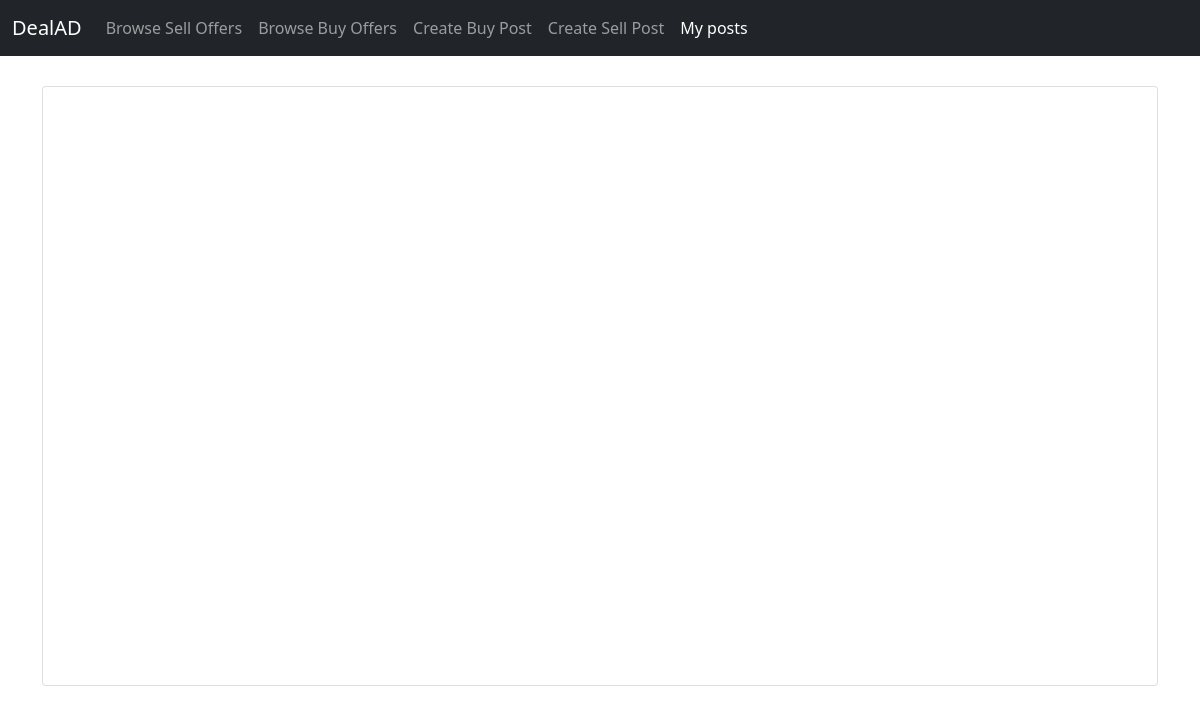
Page /my_posts (signed in) on the earlier database version.
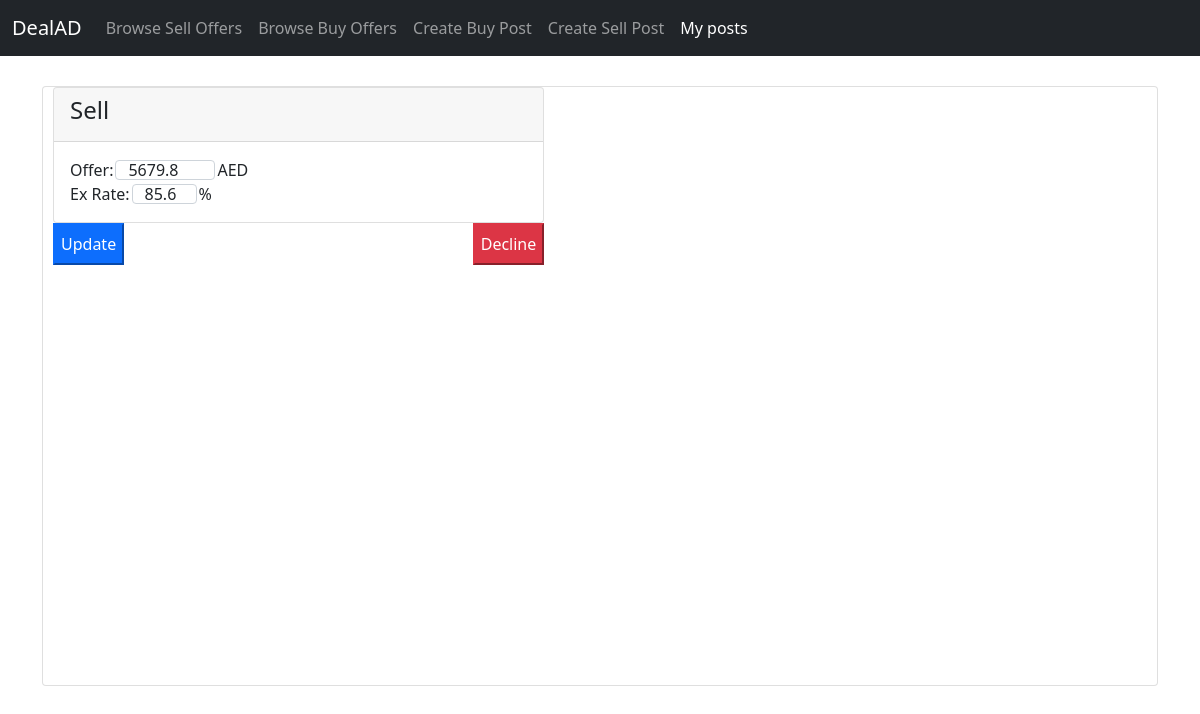
Same page on the later database version.
### tables this page shows
CREATE TABLE sell_posts (
                                            post_id integer PRIMARY KEY AUTOINCREMENT,
                                            net_id text,
                                            amount text,
                                            rate text
                                        );

### app.py (the view)
@app.route('/my_posts', methods=['GET', 'POST'])
def myPosts():
    if not session.get("netId"):
        return login_tem()
    username = session.get('netId')
    password = session.get('password')
    exist = login(username, password)
    if exist:
        posts = my_posts(username)
        return render_template("posts/my_posts.html", posts=posts)
    else:
        return redirect("./")

### database.py (called while the page is built)
def open():
    global database
    global database_cursor
    database = sqlite3.connect("maindb.db", uri=True, check_same_thread=False)
    database_cursor = database.cursor()

def close():
    database_cursor.close()

def login(netid, password):
    open()
    database_cursor.execute("SELECT * FROM users WHERE net_id =? and password=?", (netid, password))
    user = database_cursor.fetchall()
    close()
    if user is None or len(user) <= 0:
        return False  # the user is not registered
    else:
        return True  # the user logged in successfully

def my_posts(netid):
    open()
    user = []
    database_cursor.execute("SELECT * FROM buy_posts WHERE net_id =? ", (netid,))
    user.append(database_cursor.fetchall())
    database_cursor.execute("SELECT * FROM sell_posts WHERE net_id =? ", (netid,))
    user.append(database_cursor.fetchall())
    if user is None:
        close()
        return False  # the user is not registered
    close()
    return user

### templates/posts/my_posts.html (shortened to what this page needs)
<!DOCTYPE html>
    <link href="https://cdn.jsdelivr.net/npm/bootstrap@5.0.2/dist/css/bootstrap.min.css" rel="stylesheet">
<html>
<body >
  <nav class="navbar navbar-expand-lg navbar-dark bg-dark">
    <div class="container-fluid">
      <a class="navbar-brand" href="/market/buy">DealAD</a>
      <div class="collapse navbar-collapse" id="navbarSupportedContent">
        <ul class="navbar-nav me-auto mb-2 mb-lg-0">
          <li class="nav-item">
            <a class="nav-link " aria-current="page" href="/market/sell">Browse Sell Offers</a>
          </li>
          <li class="nav-item">
            <a class="nav-link " aria-current="page" href="/market/buy">Browse Buy Offers</a>
          </li>
            <li class="nav-item">
            <a class="nav-link" aria-current="page" href="/create/buy">Create Buy Post</a>
          </li>
          <li class="nav-item">
            <a class="nav-link " aria-current="page" href="/create/sell">Create Sell Post</a>
          </li>
          <li class="nav-item">
            <a class="nav-link active" aria-current="page" href="/my_posts">My posts</a>
          </li>
        </ul>
      </div>
    </div>
  </nav>
    <div class="container" >
        <div class="card" style="margin-top: 30px; height:600px; padding: 0px;">
            <div class="card-body d-flex flex-wrap justify-content-between" style="height:100%; max-width:90%; padding: 0px; overflow-y:auto;">
            {% for post in posts[1] %}
            <form action="#" class="col-6 postList" method="" style="padding-left:10px; margin-bottom: 10px;">
              <div class="postcontainer">
              <div class="card">
                <div class="card-header">
                  <h4 class="card-title">Sell</h4>
                </div>
                  <div class="card-body ">
                      <div class="text d-flex">Offer: <input class="form-control amount" name="amount" style="width: 100px; margin-left: 2px; margin-right:2px; margin-top: 2px; height:20px;" type="number" step="0.1" value="{{post[2]}}"/> AED</div>
                      <div class="text d-flex">Ex Rate: <input class="form-control rate" name="rate" style="width: 65px; padding-right: 0px; margin-left: 2px; margin-right:2px; margin-top: 2px; height:20px;" max="100" type="number" step="0.1" value="{{post[3]}}"/>  %</div>
                  </div>
              </div>
              <div class="form-group ">
                  <input type="button" name="decline" style="float: right;" class="col-form-label btn-danger decline" value="Decline" />
                  <input type="button" name="update" style="float: left;" class="col-form-label btn-primary update" value="Update" />
              </div>
            </div>
          </form>
        {% endfor %}
            </div>
        </div>
    </div>
</body>
</html>

Differences in the rows shown:
added sell_posts: amount "5679.8", rate "85.6"
